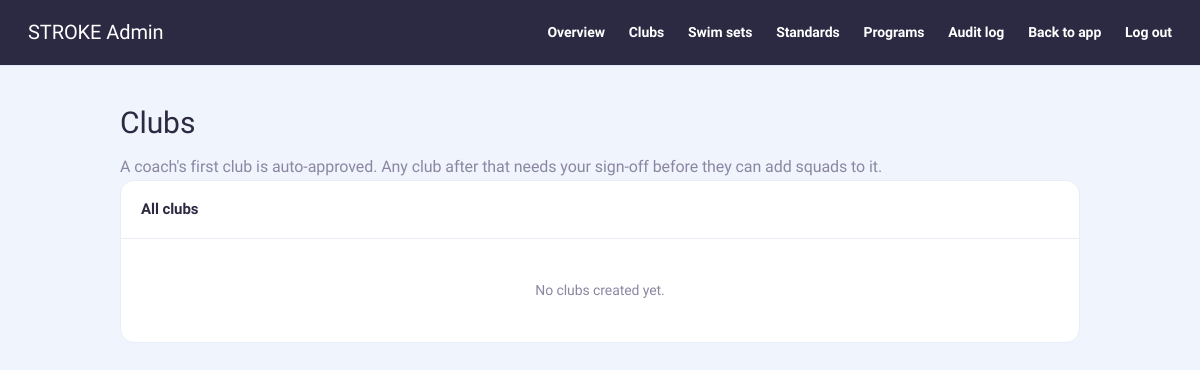
Page /admin/clubs (signed in) on the earlier database version.
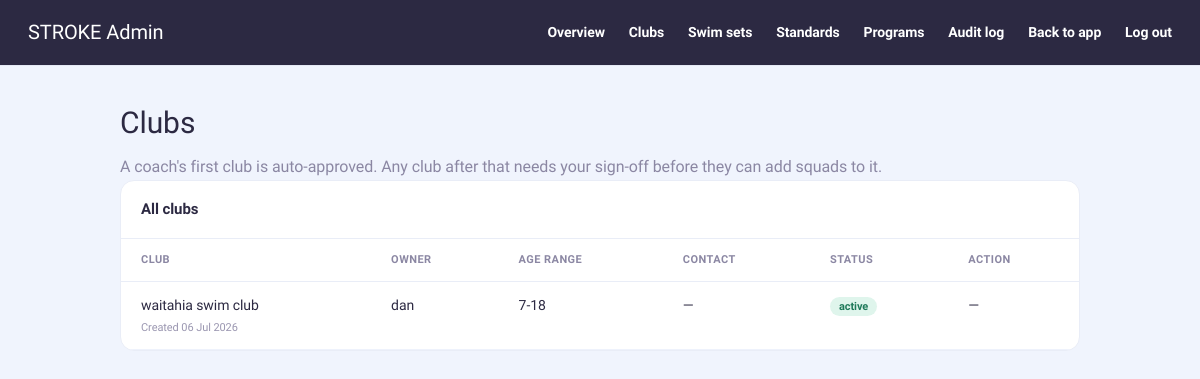
Same page on the later database version.
### models.py (models this page shows, shortened)
class Club(db.Model):
    __tablename__ = 'club'
    id = db.Column(db.Integer, primary_key=True)
    name = db.Column(db.String(120), nullable=False)
    owner_id = db.Column(db.Integer, db.ForeignKey('user.id'), nullable=False)
    age_range = db.Column(db.String(50))
    contact_email = db.Column(db.String(150))
    newsletter_url = db.Column(db.String(255))
    status = db.Column(db.String(20), default='active')  # 'active' or 'pending'
    approved_at = db.Column(db.DateTime, nullable=True)
    created_at = db.Column(db.DateTime, default=datetime.utcnow)
    squads = db.relationship('Squad', backref='club', lazy=True)

class User(db.Model, UserMixin):
    __tablename__ = 'user'
    id = db.Column(db.Integer, primary_key=True)
    email = db.Column(db.String(150), unique=True, nullable=False)
    username = db.Column(db.String(80), unique=True, nullable=False)
    password = db.Column(db.String(200), nullable=False)
    created_at = db.Column(db.DateTime, default=datetime.utcnow)
    plan = db.Column(db.String(20), default='free')
    is_verified = db.Column(db.Boolean, default=False)
    is_admin = db.Column(db.Boolean, default=False)
    verify_code = db.Column(db.String(6), nullable=True)
    verify_code_sent_at = db.Column(db.DateTime, nullable=True)
    role = db.Column(db.String(20), default='swimmer')  # 'swimmer' or 'coach'
    share_leaderboard = db.Column(db.Boolean, default=False)
    swims = db.relationship('Swim', backref='user', lazy=True)
    sessions = db.relationship('Session', backref='user', lazy=True)

### routes.py (the view)
@main.route('/admin/clubs')
@login_required
@admin_required
def admin_clubs():
    from app import db
    from models import Club, User
    clubs = db.session.query(Club).order_by(Club.created_at.desc()).all()
    owners = {u.id: u.username for u in db.session.query(User).all()}
    return render_template('admin_clubs.html', clubs=clubs, owners=owners)

### auth_utils.py (called while the page is built)
def admin_required(f):
    @wraps(f)
    def wrapper(*args, **kwargs):
        if not current_user.is_authenticated or not current_user.is_admin:
            abort(403)
        return f(*args, **kwargs)
    return wrapper

### templates/admin_clubs.html (shortened to what this page needs)
<!DOCTYPE html>
<html lang="en">
<head>
<link rel="stylesheet" href="{{ url_for('static', filename='css/main.css') }}">
</head>
<body>
<nav class="adm-nav">
  <span class="adm-logo">STROKE Admin</span>
  <div>
    <a href="/admin">Overview</a>
    <a href="/admin/clubs">Clubs</a>
    <a href="/admin/sets">Swim sets</a>
    <a href="/admin/standards">Standards</a>
    <a href="/admin/programs">Programs</a>
    <a href="/admin/audit">Audit log</a>
    <a href="/dashboard">Back to app</a>
    <a href="/logout">Log out</a>
  </div>
</nav>
<div class="adm-wrap">
  <p class="adm-title">Clubs</p>
  <p style="color:#8b87a3;margin-top:-14px">A coach's first club is auto-approved. Any club after that needs your sign-off before they can add squads to it.</p>
  <div class="adm-panel">
    <div class="adm-panel-head">All clubs</div>
    {% if clubs %}
    <table>
      <thead>
        <tr><th>Club</th><th>Owner</th><th>Age range</th><th>Contact</th><th>Status</th><th>Action</th></tr>
      </thead>
      <tbody>
        {% for c in clubs %}
        <tr>
          <td>
            {{ c.name }}
            <div class="club-meta">Created {{ c.created_at.strftime('%d %b %Y') }}</div>
          </td>
          <td>{{ owners.get(c.owner_id, '—') }}</td>
          <td>{{ c.age_range or '—' }}</td>
          <td>
            {{ c.contact_email or '—' }}
          </td>
          <td><span class="badge {{ c.status }}">{{ c.status }}</span></td>
          <td>
            <div class="row-actions">
              {% if c.status == 'pending' %}
              <form method="POST" action="/admin/clubs/{{ c.id }}/approve">
                <button type="submit" class="btn-approve">Approve</button>
              </form>
              <form method="POST" action="/admin/clubs/{{ c.id }}/reject">
                <button type="submit" class="btn-delete" onclick="return confirm('Reject and delete this club?')">Reject</button>
              </form>
              {% else %}
              —
              {% endif %}
            </div>
          </td>
        </tr>
        {% endfor %}
      </tbody>
    </table>
    {% else %}
    <div class="empty-state">No clubs created yet.</div>
    {% endif %}
  </div>
</div>
</body>
</html>

Differences in the rows shown:
added Club: name "waitahia swim club", created_at "06 Jul 2026", age_range "7-18", contact_email "—", status "active"
now on this page (row edited): User: get "dan"
Other differences:
text no longer shown: "No clubs created yet."
text now shown: "CLUB OWNER AGE RANGE CONTACT STATUS ACTION"
